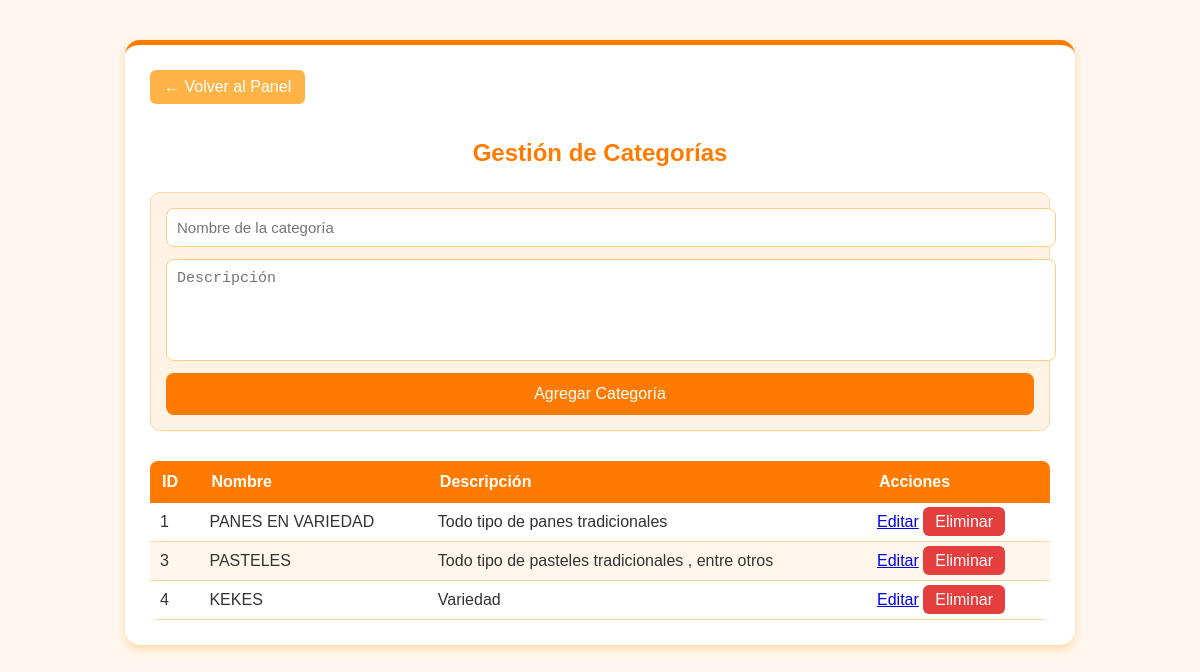
Screenshot of /admin/categorias.php with the database file from the repository.
### tables this page shows
CREATE TABLE `categorias` (
  `id` int(11) NOT NULL,
  `nombre` varchar(100) DEFAULT NULL,
  `descripcion` text DEFAULT NULL
);

### admin/categorias.php (the view, shortened to what this page needs)
<?php
include("../conexion.php");
$categoria_editar = null;
$categorias = mysqli_query($conexion, "SELECT * FROM categorias");
?>
<!DOCTYPE html>
<html lang="es">
<head>
<link rel="stylesheet" href="../css/categorias.css">
</head>
<body>
    <div class="container">
        <a href="dashboard.php" class="btn-volver">← Volver al Panel</a>
        <h2><?= $categoria_editar ? "Editar Categoría" : "Gestión de Categorías" ?></h2>
        <form method="POST">
            <input type="text" name="nombre" placeholder="Nombre de la categoría"
                   value="<?= $categoria_editar ? htmlspecialchars($categoria_editar['nombre']) : '' ?>" required>
            <textarea name="descripcion" placeholder="Descripción"><?= $categoria_editar ? htmlspecialchars($categoria_editar['descripcion']) : '' ?></textarea>
            <button type="submit"><?= $categoria_editar ? "Actualizar Categoría" : "Agregar Categoría" ?></button>
        </form>
        <table>
            <thead>
                <tr>
                    <th>ID</th>
                    <th>Nombre</th>
                    <th>Descripción</th>
                    <th>Acciones</th>
                </tr>
            </thead>
            <tbody>
                <?php while($c = mysqli_fetch_assoc($categorias)): ?>
                <tr>
                    <td><?= $c["id"] ?></td>
                    <td><?= htmlspecialchars($c["nombre"]) ?></td>
                    <td><?= htmlspecialchars($c["descripcion"]) ?></td>
                    <td>
                        <a href="?editar=<?= $c["id"] ?>" class="btn-editar">Editar</a>
                        <a href="?eliminar=<?= $c["id"] ?>" onclick="return confirm('¿Eliminar esta categoría?')" class="btn-eliminar">Eliminar</a>
                    </td>
                </tr>
                <?php endwhile; ?>
            </tbody>
        </table>
    </div>
</body>
</html>

### css/categorias.css (style rules this page uses)
body { background: #fff7ef; font-family: "Poppins", sans-serif; color: #333; margin: 0; padding: 0; }
.container { width: 90%; max-width: 900px; margin: 40px auto; background: #fff; padding: 25px; border-radius: 15px; box-shadow: 0 4px 10px rgba(255, 140, 0, 0.3); border-top: 5px solid #ff7b00; }
h2 { text-align: center; color: #ff7b00; margin-bottom: 25px; font-weight: 600; }
form { display: flex; flex-direction: column; gap: 12px; margin-bottom: 30px; background: #fff3e6; padding: 15px; border-radius: 10px; border: 1px solid #ffd6a0; }
input[type="text"], textarea { padding: 10px; border: 1px solid #ffcc80; border-radius: 8px; font-size: 15px; width: 100%; outline: none; }
textarea { resize: none; height: 80px; }
button { background-color: #ff7b00; color: white; border: none; padding: 12px; border-radius: 8px; font-size: 16px; cursor: pointer; transition: background 0.3s; }
table { width: 100%; border-collapse: collapse; margin-top: 10px; border-radius: 8px; overflow: hidden; }
th { background: #ff7b00; color: white; padding: 12px; text-align: left; }
td { padding: 10px; border-bottom: 1px solid #ffd6a0; }
tr:nth-child(even) { background-color: #fff7ec; }
.btn-eliminar { background-color: #e53e3e; color: white; text-decoration: none; padding: 6px 12px; border-radius: 6px; transition: background 0.3s; }
.btn-volver { display: inline-block; background: #ffb347; color: white; text-decoration: none; padding: 8px 14px; border-radius: 6px; margin-bottom: 15px; transition: background 0.3s; font-weight: 500; }

### rows the page displays
categorias: id "1", nombre "PANES EN VARIEDAD", descripcion "Todo tipo de panes tradicionales"
categorias: id "3", nombre "PASTELES", descripcion "Todo tipo de pasteles tradicionales , entre otros"
categorias: id "4", nombre "KEKES", descripcion "Variedad"
